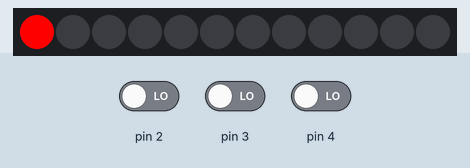
Recording of a sketch running on a simulated Arduino Uno, built with avr-gcc and run on an emulated ATmega328P. On the bench: 12 RGB LEDs in strip order, left to right. The inputs (shaded band) are chosen by the test bench; at power-on: pin 2 LOW, pin 3 LOW, pin 4 LOW. What the sketch prints to the serial monitor is not drawn.

Above: at 0.1 s.
At 0.6 s:
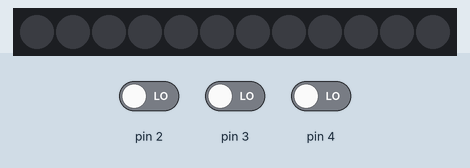

The sketch:

GymTimer.ino
```cpp
#include <FastLED.h>

// How many leds in your strip?
#define NUM_LEDS 12

// For led chips like WS2812, which have a data line, ground, and power, you just
// need to define DATA_PIN.  For led chipsets that are SPI based (four wires - data, clock,
// ground, and power), like the LPD8806 define both DATA_PIN and CLOCK_PIN
// Clock pin only needed for SPI based chipsets when not using hardware SPI
#define DATA_PIN 12
// #define CLOCK_PIN 13

// Define the array of leds
CRGB leds[NUM_LEDS];

void setup() {
  // initialize serial communication at 9600 bits per second:
  Serial.begin(9600);
  // make the pushbutton's pin an input:
  pinMode(2, INPUT);
  pinMode(3, INPUT);
  pinMode(4, INPUT);

  FastLED.addLeds<WS2812B, DATA_PIN, GRB>(leds, NUM_LEDS);  // GRB ordering is typical
}

void loop() {
  Serial.print(digitalRead(2));
  Serial.print(digitalRead(3));
  Serial.println(digitalRead(4));
  // Turn the LED on, then pause
  leds[0] = CRGB::Red;
  FastLED.show();
  delay(500);
  // Now turn the LED off, then pause
  leds[0] = CRGB::Black;
  FastLED.show();
  delay(500);
}
```

Measured:
- what the display in image 1 shows lasts 0.5 s, from 0.5 s to 1.0 s
